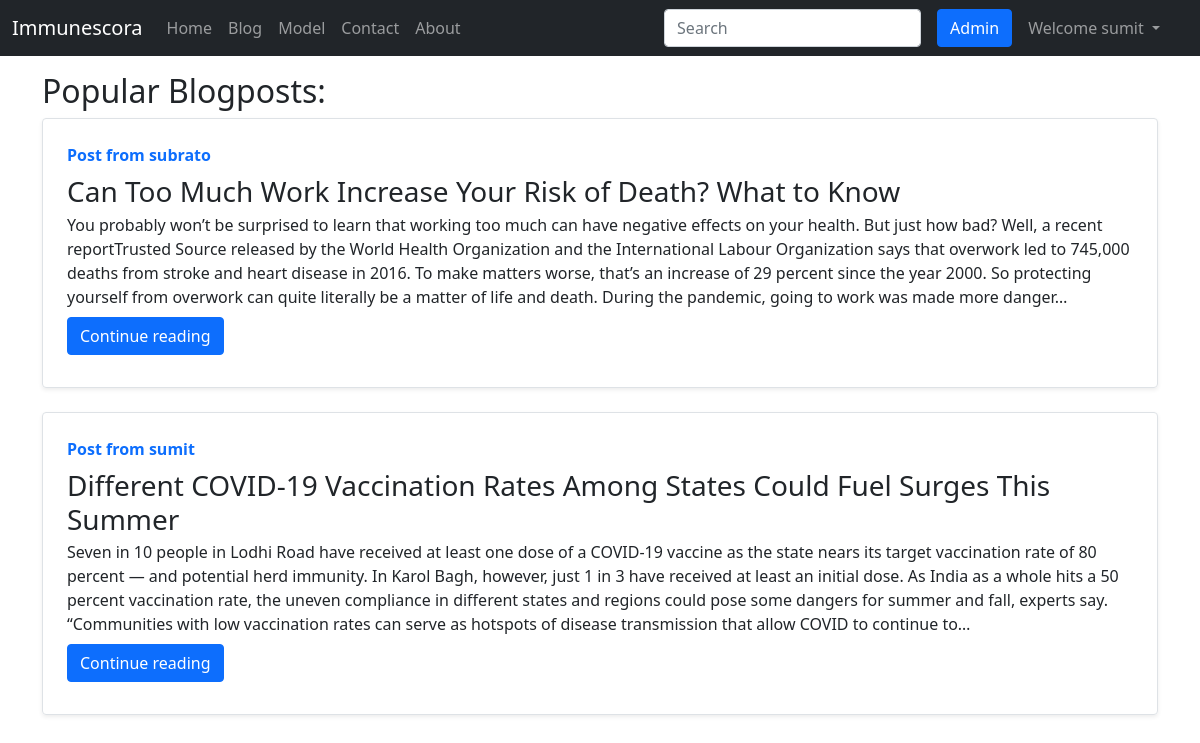
Screenshot of /blog (signed in) with the database file from the repository.
### blog/models.py (models this page shows, shortened)
class Post(models.Model):
    sno = models.AutoField(primary_key=True)
    title = models.CharField(max_length=255)
    content = models.TextField()
    author = models.CharField(max_length=13)
    slug = models.CharField(max_length=130)
    timeStamp = models.DateTimeField( blank=True)

### blog/views.py (the view)
# urls.py: path("", views.blogh, name = 'bloghome'),
def blogh(request):
    allPosts = Post.objects.all()
    context = {'allPosts': allPosts}
    return render(request, 'blog/blog.html', context)

### templates/blog/blog.html (shortened to what this page needs)
{% extends 'base.html' %}
{% block body %}
<div class="container mb-2 my-3">
    <h2>Popular Blogposts: </h2>
    {% for post in allPosts %}
      <div class="row g-0 border rounded overflow-hidden flex-md-row mb-4 shadow-sm h-md-250 position-relative">
        <div class="col p-4 d-flex flex-column position-static">
          <strong class="d-inline-block mb-2 text-primary">Post from {{post.author}}</strong>
          <h3 class="mb-0">{{post.title}}</h3>
          <p class="card-text mb-auto">{{post.content | truncatechars:550}}</p>
        <div class="my-2">
        <a href="/blog/{{post.slug}}" role="button" class="btn btn-primary">Continue reading</a>
        </div>
       </div>
      </div>
      {% endfor %}
</div>
{% endblock body %}

### templates/base.html (shortened to what this page needs)
<!DOCTYPE html>
<html lang="en">
<head>
  <link href="https://cdn.jsdelivr.net/npm/bootstrap@5.0.0-beta3/dist/css/bootstrap.min.css" rel="stylesheet"
 />
</head>
<body>
  <nav class="navbar navbar-expand-lg navbar-dark bg-dark">
    <div class="container-fluid">
      <a class="navbar-brand" href="/">Immunescora</a>
      <div class="collapse navbar-collapse" id="navbarSupportedContent">
        <ul class="navbar-nav me-auto mb-2 mb-lg-0">
          <li class="nav-item">
            <a class="nav-link" aria-current="page" href="/">Home</a>
          </li>
          <li class="nav-item">
            <a class="nav-link" href="/blog">Blog</a>
          </li>
          <li class="nav-item">
            <a class="nav-link" href="/model">Model</a>
          </li>
          <li class="nav-item">
            <a class="nav-link" href="/contact">Contact</a>
          </li>
          <li class="nav-item">
            <a class="nav-link" href="/about">About</a>
          </li>
        </ul>
        <form method="get" action="/search" class="d-flex">
          <input class="form-control me-2" type="search" placeholder="Search" aria-label="Search" name="query"
            id="query" />
        </form>
        <a href="/admin" class="btn btn-primary mx-2" role="button">
          Admin
        </a>
        {% if user.is_authenticated %}
        <ul class="navbar-nav mr-2" style="margin-right:20px;">
        <li class="nav-item dropdown mr-2">
          <a class="nav-link dropdown-toggle" href="#" id="navbarDropdown" role="button" data-bs-toggle="dropdown" aria-expanded="false">
            Welcome {{request.user}}
          </a>
        </li>
        </ul>
      {% endif %}
    </div>
  </nav>
  {% block body %}{% endblock body %}
</body>
</html>

### rows the page displays
Post: author "subrato", title "Can Too Much Work Increase Your Risk of Death? What to Know", content "You probably won’t be surprised to learn that working too much can have negative effects on your health. But just how bad? Well, a recent reportTrusted Source released by the World Health Organization and the International Labour Organization says that overwork led to 745,000 deaths from stroke and heart disease in 2016. To make matters worse, that’s an increase of 29 percent since the year 2000. So protecting yourself from overwork can quite literally be a matter of life and death. During the pandemic, going to work was made more danger…"
Post: author "sumit", title "Different COVID-19 Vaccination Rates Among States Could Fuel Surges This Summer", content "Seven in 10 people in Lodhi Road have received at least one dose of a COVID-19 vaccine as the state nears its target vaccination rate of 80 percent — and potential herd immunity. In Karol Bagh, however, just 1 in 3 have received at least an initial dose. As India as a whole hits a 50 percent vaccination rate, the uneven compliance in different states and regions could pose some dangers for summer and fall, experts say. “Communities with low vaccination rates can serve as hotspots of disease transmission that allow COVID to continue to…"

### other values shown
{{ request.user }} "sumit"
